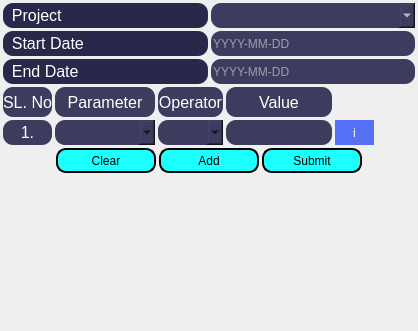
              <widget class="QWidget" name="scrollAreaWidgetContents_4">
               <property name="geometry">
                <rect>
                 <x>0</x>
                 <y>0</y>
                 <width>418</width>
                 <height>331</height>
                </rect>
               </property>
               <property name="sizePolicy">
                <sizepolicy hsizetype="Preferred" vsizetype="Preferred">
                 <horstretch>0</horstretch>
                 <verstretch>0</verstretch>
                </sizepolicy>
               </property>
               <property name="mouseTracking">
                <bool>false</bool>
               </property>
               <property name="styleSheet">
                <string notr="true">border-radius : 10px;</string>
               </property>
               <layout class="QVBoxLayout" name="verticalLayout_6" stretch="1,1,1,1,1,0">
                <property name="spacing">
                 <number>3</number>
                </property>
                <property name="margin">
                 <number>3</number>
                </property>
                <item>
                 <layout class="QHBoxLayout" name="horizontalLayout_17">
                  <item>
                   <widget class="QLabel" name="label_27">
                    <property name="sizePolicy">
                     <sizepolicy hsizetype="Preferred" vsizetype="Minimum">
                      <horstretch>0</horstretch>
                      <verstretch>0</verstretch>
                     </sizepolicy>
                    </property>
                    <property name="minimumSize">
                     <size>
                      <width>0</width>
                      <height>25</height>
                     </size>
                    </property>
                    <property name="maximumSize">
                     <size>
                      <width>16777215</width>
                      <height>30</height>
                     </size>
                    </property>
                    <property name="font">
                     <font>
                      <pointsize>12</pointsize>
                     </font>
                    </property>
                    <property name="styleSheet">
                     <string notr="true">border-radius : 10px;background-color: rgba(40,40,74,255);color: rgb(255, 255, 255) ;
color: rgb(255, 255, 255) ;
</string>
                    </property>
                    <property name="text">
                     <string>  Project</string>
                    </property>
                    <property name="alignment">
                     <set>Qt::AlignLeading|Qt::AlignLeft|Qt::AlignVCenter</set>
                    </property>
                   </widget>
                  </item>
                  <item>
                   <widget class="QComboBox" name="projectbox">
                    <property name="sizePolicy">
                     <sizepolicy hsizetype="Preferred" vsizetype="Fixed">
                      <horstretch>0</horstretch>
                      <verstretch>0</verstretch>
                     </sizepolicy>
                    </property>
                    <property name="minimumSize">
                     <size>
                      <width>0</width>
                      <height>25</height>
                     </size>
                    </property>
                    <property name="styleSheet">
                     <string notr="true">background-color: rgba(60,60,94,255);
color:rgb(255,255,255)</string>
                    </property>
                    <property name="editable">
                     <bool>true</bool>
                    </property>
                    <property name="iconSize">
                     <size>
                      <width>8</width>
                      <height>8</height>
                     </size>
                    </property>
                   </widget>
                  </item>
                 </layout>
                </item>
                <item>
                 <layout class="QHBoxLayout" name="horizontalLayout_4">
                  <item>
                   <widget class="QLabel" name="label_5">
                    <property name="sizePolicy">
                     <sizepolicy hsizetype="Preferred" vsizetype="Minimum">
                      <horstretch>0</horstretch>
                      <verstretch>0</verstretch>
                     </sizepolicy>
                    </property>
                    <property name="minimumSize">
                     <size>
                      <width>0</width>
                      <height>25</height>
                     </size>
                    </property>
                    <property name="maximumSize">
                     <size>
                      <width>16777215</width>
                      <height>30</height>
                     </size>
                    </property>
                    <property name="font">
                     <font>
                      <pointsize>12</pointsize>
                     </font>
                    </property>
                    <property name="styleSheet">
                     <string notr="true">border-radius : 10px;background-color: rgba(40,40,74,255);color: rgb(255, 255, 255) ;
color: rgb(255, 255, 255) ;</string>
                    </property>
                    <property name="text">
                     <string>  Start Date</string>
                    </property>
                    <property name="alignment">
                     <set>Qt::AlignLeading|Qt::AlignLeft|Qt::AlignVCenter</set>
                    </property>
                   </widget>
                  </item>
                  <item>
                   <widget class="QLineEdit" name="datefrom">
                    <property name="sizePolicy">
                     <sizepolicy hsizetype="Preferred" vsizetype="Fixed">
                      <horstretch>0</horstretch>
                      <verstretch>0</verstretch>
                     </sizepolicy>
                    </property>
                    <property name="minimumSize">
                     <size>
                      <width>0</width>
                      <height>25</height>
                     </size>
                    </property>
                    <property name="styleSheet">
                     <string notr="true">border-radius : 10px;background-color: rgba(60,60,94,255);
color:rgb(255,255,255)</string>
                    </property>
                    <property name="text">
                     <string/>
                    </property>
                    <property name="placeholderText">
                     <string>YYYY-MM-DD</string>
                    </property>
                   </widget>
                  </item>
                 </layout>
                </item>
                <item>
                 <layout class="QHBoxLayout" name="horizontalLayout_6">
                  <item>
                   <widget class="QLabel" name="label_6">
                    <property name="sizePolicy">
                     <sizepolicy hsizetype="Preferred" vsizetype="Minimum">
                      <horstretch>0</horstretch>
                      <verstretch>0</verstretch>
                     </sizepolicy>
                    </property>
                    <property name="minimumSize">
                     <size>
                      <width>0</width>
                      <height>25</height>
                     </size>
                    </property>
                    <property name="maximumSize">
                     <size>
                      <width>16777215</width>
                      <height>30</height>
                     </size>
                    </property>
                    <property name="font">
                     <font>
                      <pointsize>12</pointsize>
                     </font>
                    </property>
                    <property name="styleSheet">
                     <string notr="true">border-radius : 10px;background-color: rgba(40,40,74,255);color: rgb(255, 255, 255) ;
</string>
                    </property>
                    <property name="text">
                     <string>  End Date </string>
                    </property>
                    <property name="alignment">
                     <set>Qt::AlignLeading|Qt::AlignLeft|Qt::AlignVCenter</set>
                    </property>
                   </widget>
                  </item>
                  <item>
                   <widget class="QLineEdit" name="dateto">
                    <property name="sizePolicy">
                     <sizepolicy hsizetype="Preferred" vsizetype="Fixed">
                      <horstretch>0</horstretch>
                      <verstretch>0</verstretch>
                     </sizepolicy>
                    </property>
                    <property name="minimumSize">
                     <size>
                      <width>0</width>
                      <height>25</height>
                     </size>
                    </property>
                    <property name="styleSheet">
                     <string notr="true">border-radius : 10px;background-color: rgba(60,60,94,255);
color:rgb(255,255,255)</string>
                    </property>
                    <property name="text">
                     <string/>
                    </property>
                    <property name="placeholderText">
                     <string>YYYY-MM-DD</string>
                    </property>
                   </widget>
                  </item>
                 </layout>
                </item>
                <item>
                 <layout class="QGridLayout" name="details">
                  <item row="0" column="1">
                   <widget class="QLabel" name="label_1">
                    <property name="sizePolicy">
                     <sizepolicy hsizetype="Preferred" vsizetype="Preferred">
                      <horstretch>0</horstretch>
                      <verstretch>0</verstretch>
                     </sizepolicy>
                    </property>
                    <property name="minimumSize">
                     <size>
                      <width>30</width>
                      <height>30</height>
                     </size>
                    </property>
                    <property name="maximumSize">
                     <size>
                      <width>16777215</width>
                      <height>30</height>
                     </size>
                    </property>
                    <property name="font">
                     <font>
                      <pointsize>12</pointsize>
                     </font>
                    </property>
                    <property name="styleSheet">
                     <string notr="true">border-radius : 10px;background-color: rgba(60,60,94,255);
color:rgb(255,255,255)</string>
                    </property>
                    <property name="text">
                     <string>Parameter</string>
                    </property>
                    <property name="alignment">
                     <set>Qt::AlignCenter</set>
                    </property>
                   </widget>
                  </item>
                  <item row="0" column="0">
                   <widget class="QLabel" name="label_0">
                    <property name="sizePolicy">
                     <sizepolicy hsizetype="Preferred" vsizetype="Preferred">
                      <horstretch>0</horstretch>
                      <verstretch>0</verstretch>
                     </sizepolicy>
                    </property>
                    <property name="minimumSize">
                     <size>
                      <width>0</width>
                      <height>30</height>
                     </size>
                    </property>
                    <property name="maximumSize">
                     <size>
                      <width>16777215</width>
                      <height>30</height>
                     </size>
                    </property>
                    <property name="font">
                     <font>
                      <pointsize>12</pointsize>
                     </font>
                    </property>
                    <property name="styleSheet">
                     <string notr="true">border-radius : 10px;background-color: rgba(60,60,94,255);
color:rgb(255,255,255)</string>
                    </property>
                    <property name="text">
                     <string>SL. No</string>
                    </property>
                    <property name="alignment">
                     <set>Qt::AlignCenter</set>
                    </property>
                   </widget>
                  </item>
                  <item row="0" column="2">
                   <widget class="QLabel" name="label_2">
                    <property name="sizePolicy">
                     <sizepolicy hsizetype="Preferred" vsizetype="Minimum">
                      <horstretch>0</horstretch>
                      <verstretch>0</verstretch>
                     </sizepolicy>
                    </property>
                    <property name="minimumSize">
                     <size>
                      <width>30</width>
                      <height>30</height>
                     </size>
                    </property>
                    <property name="maximumSize">
                     <size>
                      <width>16777215</width>
                      <height>30</height>
                     </size>
                    </property>
                    <property name="font">
                     <font>
                      <pointsize>12</pointsize>
                     </font>
                    </property>
                    <property name="styleSheet">
                     <string notr="true">border-radius : 10px;background-color: rgba(60,60,94,255);
color:rgb(255,255,255)</string>
                    </property>
                    <property name="text">
                     <string>Operator</string>
                    </property>
                    <property name="alignment">
                     <set>Qt::AlignCenter</set>
                    </property>
                   </widget>
                  </item>
                  <item row="1" column="1">
                   <widget class="QComboBox" name="comboBox_1">
                    <property name="sizePolicy">
                     <sizepolicy hsizetype="Minimum" vsizetype="Minimum">
                      <horstretch>0</horstretch>
                      <verstretch>0</verstretch>
                     </sizepolicy>
                    </property>
                    <property name="minimumSize">
                     <size>
                      <width>100</width>
                      <height>0</height>
                     </size>
                    </property>
                    <property name="maximumSize">
                     <size>
                      <width>1000</width>
                      <height>200</height>
                     </size>
                    </property>
                    <property name="styleSheet">
                     <string notr="true">background-color: rgba(60,60,94,255);
</string>
                    </property>
                    <property name="inputMethodHints">
                     <set>Qt::ImhNone</set>
                    </property>
                    <property name="editable">
                     <bool>true</bool>
                    </property>
                    <property name="currentIndex">
                     <number>-1</number>
                    </property>
                    <property name="maxCount">
                     <number>10000</number>
                    </property>
                    <property name="insertPolicy">
                     <enum>QComboBox::InsertAlphabetically</enum>
                    </property>
                    <property name="sizeAdjustPolicy">
                     <enum>QComboBox::AdjustToContents</enum>
                    </property>
                    <property name="minimumContentsLength">
                     <number>10</number>
                    </property>
                    <property name="frame">
                     <bool>false</bool>
                    </property>
                   </widget>
                  </item>
                  <item row="1" column="2">
                   <widget class="QComboBox" name="comboBox_2">
                    <property name="sizePolicy">
                     <sizepolicy hsizetype="Minimum" vsizetype="Minimum">
                      <horstretch>0</horstretch>
                      <verstretch>0</verstretch>
                     </sizepolicy>
                    </property>
                    <property name="minimumSize">
                     <size>
                      <width>0</width>
                      <height>0</height>
                     </size>
                    </property>
                    <property name="styleSheet">
                     <string notr="true">background-color: rgba(60,60,94,255);
</string>
                    </property>
                    <property name="editable">
                     <bool>true</bool>
                    </property>
                   </widget>
                  </item>
                  <item row="0" column="3">
                   <widget class="QLabel" name="label_4">
                    <property name="sizePolicy">
                     <sizepolicy hsizetype="Preferred" vsizetype="Minimum">
                      <horstretch>0</horstretch>
                      <verstretch>0</verstretch>
                     </sizepolicy>
                    </property>
                    <property name="font">
                     <font>
                      <pointsize>12</pointsize>
                     </font>
                    </property>
                    <property name="styleSheet">
                     <string notr="true">border-radius : 10px;background-color: rgba(60,60,94,255);
color:rgb(255,255,255)</string>
                    </property>
                    <property name="text">
                     <string>Value</string>
                    </property>
                    <property name="alignment">
                     <set>Qt::AlignCenter</set>
                    </property>
                   </widget>
                  </item>
                  <item row="1" column="0">
                   <widget class="QLabel" name="label">
                    <property name="sizePolicy">
                     <sizepolicy hsizetype="Minimum" vsizetype="Preferred">
                      <horstretch>0</horstretch>
                      <verstretch>0</verstretch>
                     </sizepolicy>
                    </property>
                    <property name="minimumSize">
                     <size>
                      <width>0</width>
                      <height>25</height>
                     </size>
                    </property>
                    <property name="maximumSize">
                     <size>
                      <width>16777215</width>
                      <height>25</height>
                     </size>
                    </property>
                    <property name="font">
                     <font>
                      <pointsize>12</pointsize>
                     </font>
                    </property>
                    <property name="styleSheet">
                     <string notr="true">border-radius : 10px;background-color: rgba(60,60,94,255);
color:rgb(255,255,255)</string>
                    </property>
                    <property name="text">
                     <string>1.</string>
                    </property>
                    <property name="alignment">
                     <set>Qt::AlignCenter</set>
                    </property>
                   </widget>
                  </item>
                  <item row="1" column="4">
                   <widget class="QPushButton" name="info">
                    <property name="sizePolicy">
                     <sizepolicy hsizetype="Minimum" vsizetype="Minimum">
                      <horstretch>0</horstretch>
                      <verstretch>0</verstretch>
                     </sizepolicy>
                    </property>
                    <property name="minimumSize">
                     <size>
                      <width>0</width>
                      <height>0</height>
                     </size>
                    </property>
                    <property name="styleSheet">
                     <string notr="true">border-radius:0.1px;
background-color: rgb(85, 112, 245);
color:rgb(255,255,255);
font: italic 11pt &quot;C059&quot;;</string>
                    </property>
                    <property name="text">
                     <string>i</string>
                    </property>
                   </widget>
                  </item>
                  <item row="1" column="3">
                   <widget class="QLineEdit" name="lineEdit_1">
                    <property name="sizePolicy">
                     <sizepolicy hsizetype="Minimum" vsizetype="Preferred">
                      <horstretch>0</horstretch>
                      <verstretch>0</verstretch>
                     </sizepolicy>
                    </property>
                    <property name="minimumSize">
                     <size>
                      <width>0</width>
                      <height>0</height>
                     </size>
                    </property>
                    <property name="styleSheet">
                     <string notr="true">background-color: rgba(60,60,94,255);
</string>
                    </property>
                    <property name="inputMethodHints">
                     <set>Qt::ImhNone</set>
                    </property>
                    <property name="text">
                     <string/>
                    </property>
                   </widget>
                  </item>
                  <item row="1" column="5">
                   <widget class="QPushButton" name="dele">
                    <property name="minimumSize">
                     <size>
                      <width>30</width>
                      <height>25</height>
                     </size>
                    </property>
                    <property name="maximumSize">
                     <size>
                      <width>16777215</width>
                      <height>25</height>
                     </size>
                    </property>
                    <property name="styleSheet">
                     <string notr="true"/>
                    </property>
                    <property name="text">
                     <string/>
                    </property>
                    <property name="icon">
                     <iconset theme="window-close">
                      <normaloff/>
                     </iconset>
                    </property>
                    <property name="iconSize">
                     <size>
                      <width>15</width>
                      <height>15</height>
                     </size>
                    </property>
                   </widget>
                  </item>
                 </layout>
                </item>
                <item>
                 <layout class="QHBoxLayout" name="horizontalLayout_13">
                  <item>
                   <spacer name="horizontalSpacer">
                    <property name="orientation">
                     <enum>Qt::Horizontal</enum>
                    </property>
                    <property name="sizeHint" stdset="0">
                     <size>
                      <width>0</width>
                      <height>20</height>
                     </size>
                    </property>
                   </spacer>
                  </item>
                  <item>
                   <widget class="QPushButton" name="clear">
                    <property name="minimumSize">
                     <size>
                      <width>100</width>
                      <height>25</height>
                     </size>
                    </property>
                    <property name="maximumSize">
                     <size>
                      <width>16777215</width>
                      <height>25</height>
                     </size>
                    </property>
                    <property name="styleSheet">
                     <string notr="true">QPushButton#clear{border: 2px solid black;
border-radius :10px;
color: rgb(0,0,0);
background-color: rgba(27,255,255,255);}
QPushButton#clear::hover{border: 1px solid black;
font: 12pt &quot;Ubuntu&quot;;}</string>
                    </property>
                    <property name="text">
                     <string>Clear</string>
                    </property>
                   </widget>
                  </item>
                  <item>
                   <widget class="QPushButton" name="add">
                    <property name="minimumSize">
                     <size>
                      <width>100</width>
                      <height>25</height>
                     </size>
                    </property>
                    <property name="maximumSize">
                     <size>
                      <width>16777215</width>
                      <height>25</height>
                     </size>
                    </property>
                    <property name="styleSheet">
                     <string notr="true">QPushButton#add{border: 2px solid black;
border-radius :10px;
color: rgb(0,0,0);
background-color: rgba(27,255,255,255);}
QPushButton#add::hover{border: 1px solid black;
font: 12pt &quot;Ubuntu&quot;;}</string>
                    </property>
                    <property name="text">
                     <string>Add</string>
                    </property>
                   </widget>
                  </item>
                  <item>
                   <widget class="QPushButton" name="submit">
                    <property name="minimumSize">
                     <size>
                      <width>100</width>
                      <height>25</height>
                     </size>
                    </property>
                    <property name="maximumSize">
                     <size>
                      <width>16777215</width>
                      <height>25</height>
                     </size>
                    </property>
                    <property name="styleSheet">
                     <string notr="true">QPushButton#submit{border: 2px solid black;
border-radius :10px;
color: rgb(0,0,0);
background-color: rgba(27,255,255,255);}
QPushButton#submit::hover{border: 1px solid black;
font: 12pt &quot;Ubuntu&quot;;}</string>
                    </property>
                    <property name="text">
                     <string>Submit</string>
                    </property>
                   </widget>
                  </item>
                  <item>
                   <spacer name="horizontalSpacer_2">
                    <property name="orientation">
                     <enum>Qt::Horizontal</enum>
                    </property>
                    <property name="sizeHint" stdset="0">
                     <size>
                      <width>0</width>
                      <height>20</height>
                     </size>
                    </property>
                   </spacer>
                  </item>
                 </layout>
                </item>
                <item>
                 <spacer name="verticalSpacer">
                  <property name="orientation">
                   <enum>Qt::Vertical</enum>
                  </property>
                  <property name="sizeHint" stdset="0">
                   <size>
                    <width>20</width>
                    <height>40</height>
                   </size>
                  </property>
                 </spacer>
                </item>
               </layout>
              </widget>
